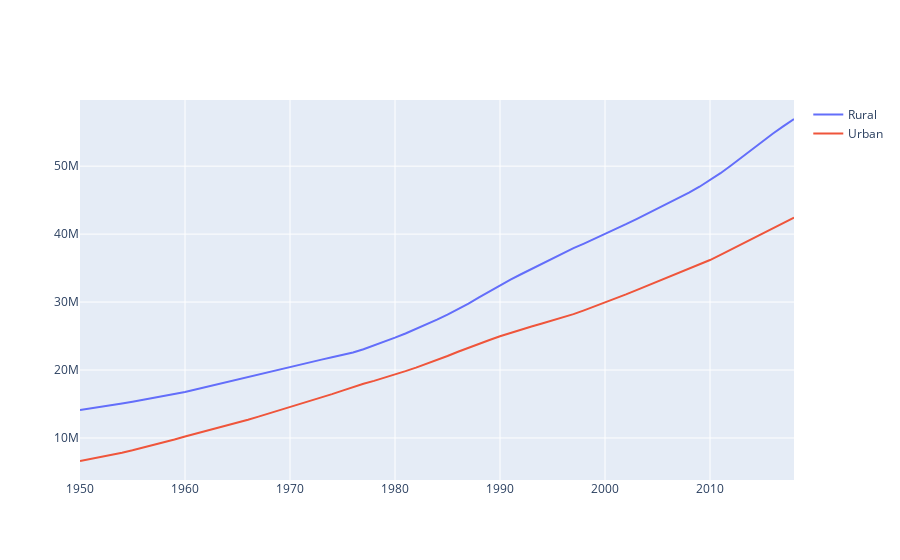

Notebook source saved alongside this figure:
### Markdown cell above
### Population by geographic area

### Code cell
random_y3 = data.Rural
random_y4 = data.Urban


fig = go.Figure()
fig.add_trace(go.Scatter(x=random_x, y=random_y3,
                    mode='lines',
                    name='Rural'))
fig.add_trace(go.Scatter(x=random_x, y=random_y4,
                    mode='lines',
                    name='Urban'))


fig.show()
